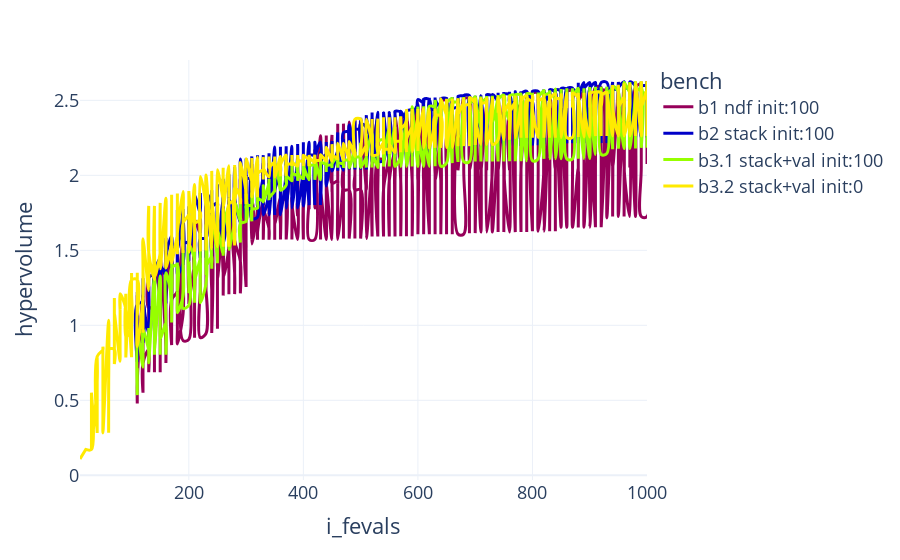

Source (notebook cell):
### Code cell
start_plot = px.line(pd.concat([b1_df, b2_df, b3_df, b4_df]),  
            x="i_fevals", 
            y="hypervolume",
                     color='bench',
            hover_name="i_time", 
            color_discrete_sequence=['rgb(150,0,90)', 'rgb(0,0,200)',  'rgb(151,255,0)', 'rgb(255,234,0)', 'rgb(255,111,0)', '#fe88ec'],
            template="presentation+plotly_white",
            line_shape="spline", 
            render_mode="svg")
start_plot

### Figure 1 — Plotly figure (JSON) as saved in the notebook; plotly's stock layout.template omitted (floating-point values rounded to 4 significant figures; data arrays with more than 128 entries replaced by an {"elided": "..."} marker saying what was removed)
{"data": [{"hoverlabel": {"namelength": 0}, "hovertemplate": "<b>%{hovertext}</b><br><br>bench=b1 ndf init:100<br>i_fevals=%{x}<br>hypervolume=%{y}", "hovertext": {"elided": "450 float values"}, "legendgroup": "b1 ndf init:100", "line": {"color": "rgb(150,0,90)", "dash": "solid", "shape": "spline"}, "mode": "lines", "name": "b1 ndf init:100", "showlegend": true, "type": "scatter", "x": {"elided": "450 int values"}, "xaxis": "x", "y": {"elided": "450 float values"}, "yaxis": "y"}, {"hoverlabel": {"namelength": 0}, "hovertemplate": "<b>%{hovertext}</b><br><br>bench=b2 stack init:100<br>i_fevals=%{x}<br>hypervolume=%{y}", "hovertext": {"elided": "450 float values"}, "legendgroup": "b2 stack init:100", "line": {"color": "rgb(0,0,200)", "dash": "solid", "shape": "spline"}, "mode": "lines", "name": "b2 stack init:100", "showlegend": true, "type": "scatter", "x": {"elided": "450 int values"}, "xaxis": "x", "y": {"elided": "450 float values"}, "yaxis": "y"}, {"hoverlabel": {"namelength": 0}, "hovertemplate": "<b>%{hovertext}</b><br><br>bench=b3.1 stack+val init:100<br>i_fevals=%{x}<br>hypervolume=%{y}", "hovertext": {"elided": "450 float values"}, "legendgroup": "b3.1 stack+val init:100", "line": {"color": "rgb(151,255,0)", "dash": "solid", "shape": "spline"}, "mode": "lines", "name": "b3.1 stack+val init:100", "showlegend": true, "type": "scatter", "x": {"elided": "450 int values"}, "xaxis": "x", "y": {"elided": "450 float values"}, "yaxis": "y"}, {"hoverlabel": {"namelength": 0}, "hovertemplate": "<b>%{hovertext}</b><br><br>bench=b3.2 stack+val init:0<br>i_fevals=%{x}<br>hypervolume=%{y}", "hovertext": {"elided": "500 float values"}, "legendgroup": "b3.2 stack+val init:0", "line": {"color": "rgb(255,234,0)", "dash": "solid", "shape": "spline"}, "mode": "lines", "name": "b3.2 stack+val init:0", "showlegend": true, "type": "scatter", "x": {"elided": "500 int values"}, "xaxis": "x", "y": {"elided": "500 float values"}, "yaxis": "y"}], "layout": {"autosize": true, "legend": {"title": {"text": "bench"}, "tracegroupgap": 0}, "margin": {"t": 60}, "xaxis": {"anchor": "y", "autorange": true, "domain": [0, 1], "range": [10, 1000], "title": {"text": "i_fevals"}, "type": "linear"}, "yaxis": {"anchor": "x", "autorange": true, "domain": [0, 1], "range": [-0.03115, 2.769], "title": {"text": "hypervolume"}, "type": "linear"}}}
